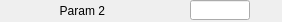
   <widget class="caFrame" name="caFrame_7">
    <property name="geometry">
     <rect>
      <x>400</x>
      <y>230</y>
      <width>282</width>
      <height>22</height>
     </rect>
    </property>
    <widget class="caLabel" name="caLabel_11">
     <property name="geometry">
      <rect>
       <x>-45</x>
       <y>0</y>
       <width>150</width>
       <height>21</height>
      </rect>
     </property>
     <property name="frameShape">
      <enum>QFrame::NoFrame</enum>
     </property>
     <property name="text">
      <string>Param 2</string>
     </property>
     <property name="alignment">
      <set>Qt::AlignAbsolute|Qt::AlignRight|Qt::AlignTrailing|Qt::AlignVCenter</set>
     </property>
     <property name="fontScaleMode">
      <enum>ESimpleLabel::WidthAndHeight</enum>
     </property>
     <property name="foreground">
      <color>
       <red>0</red>
       <green>0</green>
       <blue>0</blue>
      </color>
     </property>
     <property name="background">
      <color alpha="0">
       <red>0</red>
       <green>0</green>
       <blue>0</blue>
      </color>
     </property>
    </widget>
    <widget class="caTextEntry" name="caTextEntry_9">
     <property name="geometry">
      <rect>
       <x>190</x>
       <y>0</y>
       <width>60</width>
       <height>20</height>
      </rect>
     </property>
     <property name="channel" stdset="0">
      <string notr="true">$(P)$(R)Param2</string>
     </property>
     <property name="foreground">
      <color>
       <red>0</red>
       <green>0</green>
       <blue>0</blue>
      </color>
     </property>
     <property name="background">
      <color>
       <red>115</red>
       <green>223</green>
       <blue>255</blue>
      </color>
     </property>
     <property name="colorMode">
      <enum>caLineEdit::Static</enum>
     </property>
     <property name="precisionMode">
      <enum>caLineEdit::Channel</enum>
     </property>
     <property name="limitsMode">
      <enum>caLineEdit::Channel</enum>
     </property>
     <property name="maxValue">
      <double>1.000000000000000</double>
     </property>
     <property name="minValue">
      <double>0.000000000000000</double>
     </property>
     <property name="fontScaleMode" stdset="0">
      <enum>caLineEdit::WidthAndHeight</enum>
     </property>
     <property name="formatType">
      <enum>caLineEdit::decimal</enum>
     </property>
    </widget>
    <widget class="caLineEdit" name="caLineEdit_9">
     <property name="geometry">
      <rect>
       <x>300</x>
       <y>1</y>
       <width>60</width>
       <height>18</height>
      </rect>
     </property>
     <property name="alignment">
      <set>Qt::AlignAbsolute|Qt::AlignLeading|Qt::AlignLeft|Qt::AlignVCenter</set>
     </property>
     <property name="channel" stdset="0">
      <string notr="true">$(P)$(R)KernelHeight_RBV</string>
     </property>
     <property name="foreground">
      <color>
       <red>10</red>
       <green>0</green>
       <blue>184</blue>
      </color>
     </property>
     <property name="background">
      <color>
       <red>187</red>
       <green>187</green>
       <blue>187</blue>
      </color>
     </property>
     <property name="colorMode">
      <enum>caLineEdit::Static</enum>
     </property>
     <property name="precisionMode">
      <enum>caLineEdit::Channel</enum>
     </property>
     <property name="limitsMode">
      <enum>caLineEdit::Channel</enum>
     </property>
     <property name="maxValue">
      <double>1.000000000000000</double>
     </property>
     <property name="minValue">
      <double>0.000000000000000</double>
     </property>
     <property name="fontScaleMode" stdset="0">
      <enum>caLineEdit::WidthAndHeight</enum>
     </property>
     <property name="formatType">
      <enum>caLineEdit::decimal</enum>
     </property>
    </widget>
   </widget>
